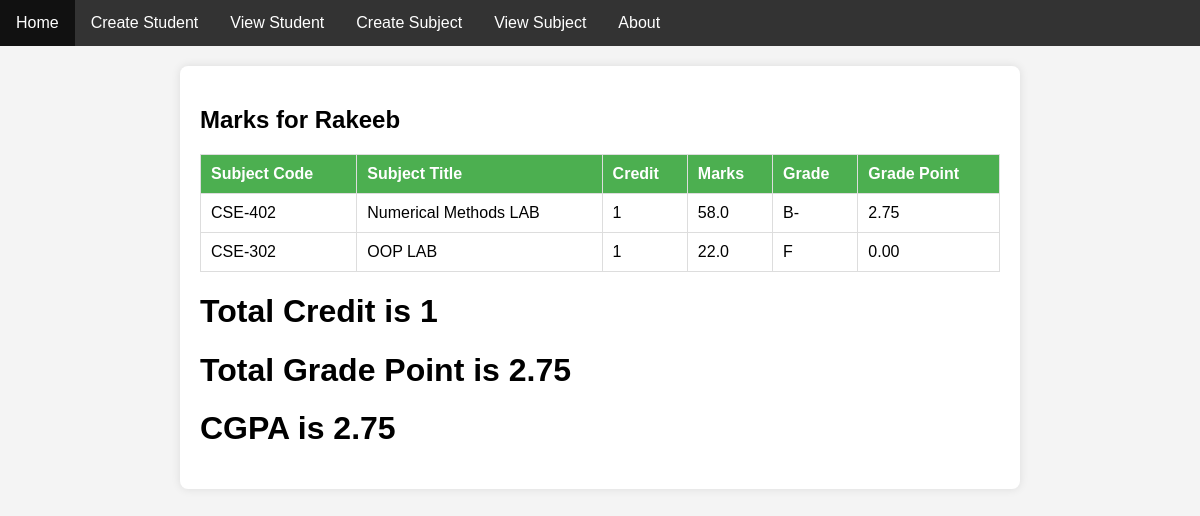
The page /viewMarksPage/3 on the database its author committed.
### myApp/models.py (models this page shows, shortened)
class studentModel(models.Model):
    GENDER=[
        ('male','MALE'),('female','FEMALE')
    ]
    StudentName=models.CharField(max_length=120,null=True)
    Age=models.FloatField()
    Gender=models.CharField(choices=GENDER,max_length=120,null=True)
    Subjects=models.ManyToManyField(SubjectModel)

class MarkModel(models.Model):
    student = models.ForeignKey(studentModel, on_delete=models.CASCADE)
    subject = models.ForeignKey(SubjectModel, on_delete=models.CASCADE)
    marks = models.FloatField()

class SubjectModel(models.Model):
    SubjectName=models.CharField(max_length=120)
    SubjectCode=models.CharField(max_length=120)
    Credit=models.CharField(max_length=120)

### myProject/views.py (the view)
# urls.py: path('viewMarksPage/<str:student_id>', viewMarksPage,name='viewMarksPage'),
def viewMarksPage(request, student_id):
    student = studentModel.objects.get(pk=student_id)
    marks = MarkModel.objects.filter(student=student)
    total_credit = 0
    total_grade_point = 0
    for mark in marks:
        subject_credit = int(mark.subject.Credit)
        if mark.marks >= 40:
            if mark.marks >= 75:
                grade_point = 3.75
            elif mark.marks >= 70:
                grade_point = 3.50
            elif mark.marks >= 65:
                grade_point = 3.25
            elif mark.marks >= 60:
                grade_point = 3.00
            elif mark.marks >= 55:
                grade_point = 2.75
            elif mark.marks >= 50:
                grade_point = 2.50
            elif mark.marks >= 45:
                grade_point = 2.25
            else:
                grade_point = 2.00
            total_credit += subject_credit
            total_grade_point += subject_credit * grade_point
            cgpa=total_grade_point/total_credit
    context = {
        'student': student,
        'marks': marks,
        'total_credit': total_credit,
        'total_grade_point': total_grade_point,
        'cgpa':cgpa
    }
    return render(request, 'viewMarksPage.html', context)

### template/viewMarksPage.html (shortened to what this page needs)
{% include "base.html" %}
{% block content %}
<!DOCTYPE html>
<html lang="en">
<head>
</head>
<body>
<div class="container">
    <h2>Marks for {{ student.StudentName }}</h2>
    <table>
        <thead>
            <tr>
                <th>Subject Code</th>
                <th>Subject Title</th>
                <th>Credit</th>
                <th>Marks</th>
                <th>Grade</th>
                <th>Grade Point</th>
            </tr>
        </thead>
        <tbody>
            {% for mark in marks.all %}
                <tr>
                    <td>{{ mark.subject.SubjectCode }}</td>
                    <td>{{ mark.subject.SubjectName }}</td>
                    <td>{{ mark.subject.Credit }}</td>
                    <td>{{ mark.marks }}</td>
                    <td>
                        {% if mark.marks >= 80 %}
                            A+
                        {% elif mark.marks >= 75 %}
                            A
                        {% elif mark.marks >= 70 %}
                            A-
                        {% elif mark.marks >= 65 %}
                            B+
                        {% elif mark.marks >= 60 %}
                            B
                        {% elif mark.marks >= 55 %}
                            B-
                        {% elif mark.marks >= 50 %}
                            C+
                        {% elif mark.marks >= 45 %}
                            C
                        {% elif mark.marks >= 40 %}
                            D
                        {% else %}
                            F
                        {% endif %}
                    </td>
                    <td>
                        {% if mark.marks >= 80 %}
                            4.00
                        {% elif mark.marks >= 75 %}
                            3.75
                        {% elif mark.marks >= 70 %}
                            3.50
                        {% elif mark.marks >= 65 %}
                            3.25
                        {% elif mark.marks >= 60 %}
                            3.00
                        {% elif mark.marks >= 55 %}
                            2.75
                        {% elif mark.marks >= 50 %}
                            2.50
                        {% elif mark.marks >= 45 %}
                            2.25
                        {% elif mark.marks >= 40 %}
                            2.00
                        {% else %}
                            0.00
                        {% endif %}
                    </td>
                </tr>
            {% endfor %}
        </tbody>
    </table>
    <h1>Total Credit is {{total_credit}}</h1>
    <h1>Total Grade Point is {{total_grade_point}}</h1>
    <h1>CGPA is {{cgpa}}</h1>
</div>
</body>
</html>
{% endblock content %}

### template/viewMarksPage.html (style rules this page uses)
body { font-family: Arial, sans-serif; background-color: #f4f4f4; margin: 0; padding: 0; }
.container { max-width: 800px; margin: 20px auto; background-color: #fff; padding: 20px; border-radius: 8px; box-shadow: 0 0 10px rgba(0, 0, 0, 0.1); }
table { width: 100%; border-collapse: collapse; margin-top: 20px; }
th, td { border: 1px solid #ddd; padding: 10px; text-align: left; }
th { background-color: #4caf50; color: white; }

### rows shown on the page
studentModel: StudentName "Rakeeb"
MarkModel: subject.SubjectCode "CSE-402", subject.SubjectName "Numerical Methods LAB", subject.Credit "1", marks "58.0", shows "B-", shows "2.75"
MarkModel: subject.SubjectCode "CSE-302", subject.SubjectName "OOP LAB", subject.Credit "1", marks "22.0", shows "F", shows "0.00"

### other values the page prints
{{ total_credit }} "1"
{{ total_grade_point }} "2.75"
{{ cgpa }} "2.75"
